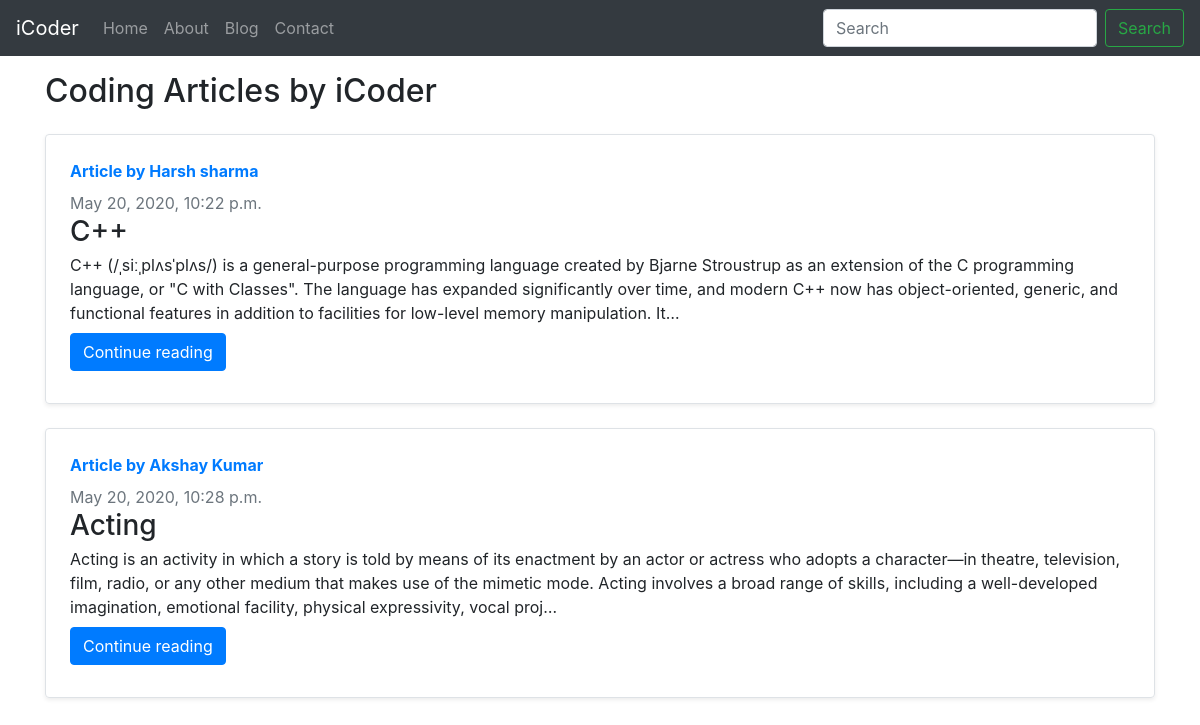
Screenshot of /blog/ with the database file from the repository.
### blog/models.py (models this page shows, shortened)
class Aut(models.Model):
    sno = models.AutoField(primary_key=True)
    name = models.CharField(max_length=255)
    email = models.CharField(max_length=100)

class Post(models.Model):
    sno = models.AutoField(primary_key=True)
    title = models.CharField(max_length=255)
    content = models.TextField()
    author = models.ForeignKey(Aut,on_delete=models.CASCADE)
    slug = models.CharField(max_length=130)
    timeStamp = models.DateTimeField(blank=True)

### blog/views.py (the view)
# urls.py: path('', views.blogHome,name='blogHome'),
def blogHome(request):
    b_ab = Aut.objects.all()
    allPosts = Post.objects.all()
    context = {'allPosts': allPosts,'b_ab':b_ab}
    return render(request, 'blog/blogHome.html', context)

### templates/blog/blogHome.html (shortened to what this page needs)
{% extends 'base.html' %}
{% block body %}
<div class="container my-3">
<h2>Coding Articles by iCoder</h2>
    {% for post in allPosts %}
<div class="row no-gutters border rounded overflow-hidden flex-md-row my-4 shadow-sm h-md-250 position-relative">
    <div class="col p-4 d-flex flex-column position-static">
        {% for d in b_ab %}
            {% if d.sno == post.sno %}
                <strong class="d-inline-block mb-2 text-primary"><a href="/blog/abou"> Article by {{d.name}}</a></strong>
            {% endif %}
        {% endfor %}
          <div class="mb-0 text-muted">{{post.timeStamp}}</div>
          <h3 class="mb-1">{{post.title}}</h3>
          <p class="card-text mb-auto">{{post.content | truncatechars:350}}</p>
        <div class="my-2">
          <a href="/blog/{{post.slug}}" role="button" class="btn btn-primary">Continue reading</a>
        </div>
      </div>
</div>
{% endfor %}
</div>
{% endblock body %}

### templates/base.html (shortened to what this page needs)
<!doctype html>
<html lang="en">
  <head>
    <link rel="stylesheet" href="https://stackpath.bootstrapcdn.com/bootstrap/4.5.0/css/bootstrap.min.css">
  </head>
  <body>
    <nav class="navbar navbar-expand-lg navbar-dark bg-dark">
  <a class="navbar-brand" href="/">iCoder</a>
  <div class="collapse navbar-collapse" id="navbarSupportedContent">
    <ul class="navbar-nav mr-auto">
      <li class="nav-item {% block homeactive %} {% endblock homeactive %}">
        <a class="nav-link" href="/">Home <span class="sr-only">(current)</span></a>
      </li>
      <li class="nav-item {% block aboutactive %} {% endblock aboutactive %}">
        <a class="nav-link" href="/about">About</a>
      </li>
      <li class="nav-item {% block blogactive %} {% endblock blogactive %}">
        <a class="nav-link" href="/blog">Blog</a>
      </li>
      <li class="nav-item {% block contentactive %} {% endblock contentactive %}">
        <a class="nav-link" href="/contact">Contact</a>
      </li>
    </ul>
    <form class="form-inline my-2 my-lg-0">
      <input class="form-control mr-sm-2" type="search" placeholder="Search" aria-label="Search">
      <button class="btn btn-outline-success my-2 my-sm-0" type="submit">Search</button>
    </form>
  </div>
</nav>
{% block body %}
{% endblock body %}
  </body>
</html>

### rows the page displays
Post: timeStamp "May 20, 2020, 10:22 p.m.", title "C++", content "C++ (/ˌsiːˌplʌsˈplʌs/) is a general-purpose programming language created by Bjarne Stroustrup as an extension of the C programming language, or \"C with Classes\". The language has expanded significantly over time, and modern C++ now has object-oriented, generic, and functional features in addition to facilities for low-level memory manipulation. It…"
Aut: name "Harsh sharma"
Post: timeStamp "May 20, 2020, 10:28 p.m.", title "Acting", content "Acting is an activity in which a story is told by means of its enactment by an actor or actress who adopts a character—in theatre, television, film, radio, or any other medium that makes use of the mimetic mode. Acting involves a broad range of skills, including a well-developed imagination, emotional facility, physical expressivity, vocal proj…"
Aut: name "Akshay Kumar"
